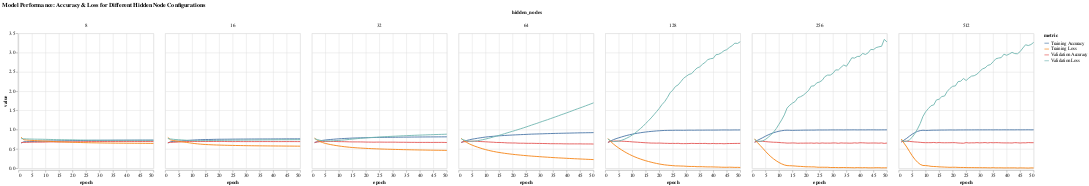

Notebook code cell kept with this figure:
### Markdown cell above
From the graphs we can clearly notice that increasing the number of hidden nodes to 2 and 4 improves the model's ability to learn the relationships in the data, leading to better accuracy on both the training and validation sets.

### Code cell
# Set random seed for reproducibility
tf.random.set_seed(42)

# List of node counts to test
nodes_list = [8, 16, 32, 64, 128, 256, 512]

# Prepare a DataFrame to collect all metrics for plotting
df_all_models = pd.DataFrame()

for nodes in nodes_list:
    print(f"\nTraining model with {nodes} hidden nodes:")
    
    # Define the model architecture
    model = Sequential([
        InputLayer(input_shape=(462,)),
        Dense(nodes, activation='relu'),
        Dense(3, activation='softmax')
    ])
    
    # Compile the model
    model.compile(optimizer='adam',
                  loss='sparse_categorical_crossentropy',
                  metrics=['accuracy'])
    
    # Train the model
    history = model.fit(
        X_train, y_train,
        epochs=50,
        batch_size=32,
        validation_data=(X_valid, y_valid),
        verbose=0
    )
    
    # Prepare data for plotting
    df = pd.DataFrame({
        'epoch': range(1, 51),
        'training_accuracy': history.history['accuracy'],
        'validation_accuracy': history.history['val_accuracy'],
        'training_loss': history.history['loss'],
        'validation_loss': history.history['val_loss'],
        'hidden_nodes': [nodes] * 50
    })
    
    # Melt the dataframe for long format
    df_long = df.melt(id_vars=['epoch', 'hidden_nodes'], 
                      value_vars=['training_accuracy', 'validation_accuracy', 'training_loss', 'validation_loss'],
                      var_name='metric', value_name='value')
    
    # Concatenate all data
    df_all_models = pd.concat([df_all_models, df_long], ignore_index=True)

# Plotting with Altair

# Define the color mapping for metrics
color_mapping = {
    'training_accuracy': 'Training Accuracy',
    'validation_accuracy': 'Validation Accuracy',
    'training_loss': 'Training Loss',
    'validation_loss': 'Validation Loss'
}

df_all_models['metric'] = df_all_models['metric'].map(color_mapping)

# Altair plot: Interactive plot for all models
chart = alt.Chart(df_all_models).mark_line().encode(
    x='epoch',
    y='value',
    color='metric',
    column='hidden_nodes:O',  # Separate charts for each node configuration
    tooltip=['epoch', 'value', 'metric', 'hidden_nodes']
).properties(
    title="Model Performance: Accuracy & Loss for Different Hidden Node Configurations",
    width=300,
    height=300
)

# Display the chart
chart.display()

### Figure 1 — Vega-Lite specification as saved in the notebook (floating-point values rounded to 4 significant figures; data arrays with more than 128 entries replaced by an {"elided": "..."} marker saying what was removed)
{"config": {"view": {"continuousWidth": 300, "continuousHeight": 300}}, "data": {"name": "data-97d187ea92cbae9ae2858503dbe9743d"}, "mark": {"type": "line"}, "encoding": {"color": {"field": "metric", "type": "nominal"}, "column": {"field": "hidden_nodes", "type": "ordinal"}, "tooltip": [{"field": "epoch", "type": "quantitative"}, {"field": "value", "type": "quantitative"}, {"field": "metric", "type": "nominal"}, {"field": "hidden_nodes", "type": "quantitative"}], "x": {"field": "epoch", "type": "quantitative"}, "y": {"field": "value", "type": "quantitative"}}, "height": 300, "title": "Model Performance: Accuracy & Loss for Different Hidden Node Configurations", "width": 300, "$schema": "https://vega.github.io/schema/vega-lite/v5.20.1.json", "datasets": {"data-97d187ea92cbae9ae2858503dbe9743d": {"elided": "1400 records"}}}
